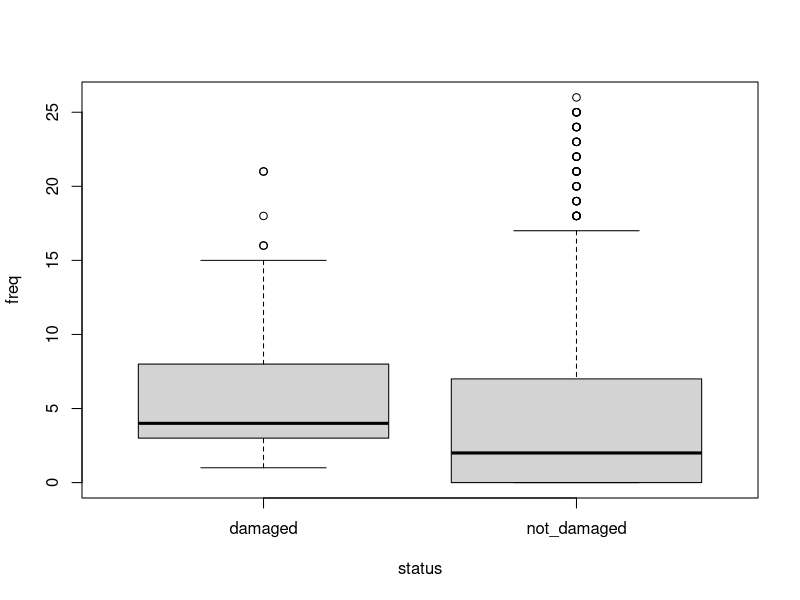

Write the R code that produced this figure. (Note: this script raises an error after producing the figure.)
rm(list = ls())


# libraries
library("glmmTMB")
library("dplyr")
library("car")

df <- read.table("fire-PNQC/fire-DF.txt",
                 head = T,
                 sep=",")
head(df)

# Status is not applicable to covers values
df$status <- ifelse(df$spp_lichens %in% c("lichen_cov", "moss_cov", "rock_cov"), 
                    NA, 
                    df$status)
summary(df)

# I need to get the sun exposition, which is the angle in which the sun impact the microsite:
df$exp <- 180 - (df$E + df$W)
summary(df$exp)

head(df)

# Filter out the cover levels from spp_lichens, not important for richnness
df <- df %>%
  filter(!spp_lichens %in% c("lichen_cov", "moss_cov", "rock_cov"))

df <- df %>%
  filter(!status %in% c("zero"))

head(df)
df <- df %>%
  mutate(status = case_when(
    status %in% c("burned", "damaged") ~ "damaged",
    status %in% c("not_burned", "not_damaged") ~ "not_damaged",
    TRUE ~ status  # Keeps "zero" and any other values as they are
  ))
levels(as.factor(df$status))

# Exploring full lichen data 
head(df)
boxplot(freq ~ status, data=df)
bwplot(freq ~ status|zone, data=df)

xyplot(freq ~ exp|status, data=df)
xyplot(freq ~ pend|status, data=df)

df <- df %>%
  mutate(pend_c = cut(pend,
                      breaks = c(-Inf, 20, 44, 90),
                      labels = c("flat", "mid", "vert"),
                      include.lowest = TRUE))

plot(freq ~ pend_c, data=df)
bwplot(freq ~ status|pend_c, data=df)

# Convert aspect degrees to ORNS index, -1 = NORTH, 1 = SOUTH

df$ORNS <- cos(df$or_R*pi/180)*-1

plot(freq ~ ORNS, data = df, xlab="ORNS -1=NORTH, 1=SOUTH")

# Create categories for north and south

df <- df %>%
  mutate(or = cut(ORNS,
                  breaks = c(-Inf, 0, Inf),  # Need 3 break points for 2 intervals
                  labels = c("north", "south"),
                  right = FALSE))  # [lower, upper) interval

plot(freq ~ or, data = df)
bwplot(freq ~ status|or, data = df) # aspect does not seems to be relevant

boxplot(freq ~ spp_lichens, data = df)
bwplot(freq ~ spp_lichens|status, data = df) # very hard to see patterns, I believe that using growth forms should be interesting

# Maybe using only Usnea??

df_usn <- df %>%
  filter(spp_lichens=="Usn_amb")

boxplot(freq ~ status, data=df_usn)
bwplot(freq ~ status|zone, data=df_usn, main="Usnea frequency")

bwplot(freq ~ status|pend_c, data=df_usn, main="Usnea frequency")

bwplot(freq ~ status|or, data=df_usn, main="Usnea frequency")

boxplot(freq ~ zone, data = df_usn)

# let's try a model with Usnea data

# Model 1: Beta with interactions

# First, convert to proportion (0-1 scale)
df_usn$freq_prop <- df_usn$freq/25 # Assuming max is 25
  
df_usn$freq_prop[df_usn$freq_prop==1] <- 0.999
df_usn$freq_prop[df_usn$freq_prop==0] <- 0.001

summary(df_usn$freq_prop)

# Beta regression (values must be >0 and <1)
# If you have exact 0s or 1s, use zero/one-inflated beta

fit_usn_beta <- glmmTMB(
  freq_prop ~ status + or + pend_c + (1|zone), # Something's wrong with the random effect
  data = df_usn,
  family = beta_family()
)
summary(fit_usn_beta)
Anova(fit_usn_beta)

fit_usn <- lm(freq ~ status*or + status*pend_c, data = df_usn)
summary(fit_usn)
anova(fit_usn)
plot(fit_usn)

########################### RICHNESS #########################

# Calculate richness
# Calculate species richness per rock per grid

#richness_df <- df %>%
#  filter(freq > 0) %>%  # Only include species that were actually observed
#  group_by(nro, grid) %>%
#  summarise(richness = n_distinct(spp_lichens), .groups = "drop")

#head(richness_df)

richness_full <- df %>%
  filter(freq > 0) %>%
  group_by(nro, grid, or_R, pend, E, W, status, zone, obs, exp) %>%
  summarise(richness = n_distinct(spp_lichens), .groups = "drop")

windows()

boxplot(richness ~ status, data = richness_full) # problem with status

levels(as.factor(richness_full$status)) # lets solve this combining levels

richness_full <- richness_full %>%
  mutate(status = case_when(
    status %in% c("burned", "damaged") ~ "damaged",
    status %in% c("not_burned", "not_damaged") ~ "not_damaged",
    TRUE ~ status  # Keeps "zero" and any other values as they are
  ))

levels(as.factor(richness_full$status))

# Quick check
library(lattice)

bwplot(richness ~ grid|nro, data = richness_full) # grids tend to be coherent along rocks

boxplot(richness ~ nro, data = richness_full) # in general richness of grids are "stable" within rocks

# are status and zone coherent with each other?

bwplot(richness ~ status|zone, data = richness_full)
# it seems that the damage was higher in not burned sites, 
#showing that lichens are highly sensitive to fire even if the fire did not
#burned those sites

xyplot(richness ~ pend|status, data = richness_full) # most of the damaged thalli is on vertical rocks

xyplot(richness ~ exp|status, data = richness_full)

bwplot(richness ~ status|zone, data = richness_full)

# are they differences between damaged and not damaged thalli in the zones?

fit1 <- lm(richness ~ status*zone, data = richness_full)
summary(fit1)
anova(fit1) # it seems that zone makes no difference in damage

fit1.1 <- lm(richness ~ status+zone, data = richness_full)
summary(fit1.1)
anova(fit1.1) # it seems that zone makes no difference in damage
plot(fit1.1) # let's try to improve this

library("glmmTMB")

fit2 <- glmmTMB(richness ~ status * zone + (1|nro/grid), 
                data = richness_full,
                family = poisson) # let's continue with this later

###############################################

head(richness_full)

richness_full <- richness_full %>%
  mutate(pend_c = cut(pend,
                      breaks = c(-Inf, 20, 44, 90),
                      labels = c("flat", "mid", "vert"),
                      include.lowest = TRUE))


boxplot(richness ~ pend, data = richness_full)
boxplot(richness ~ pend_c, data = richness_full)

xyplot(richness ~ pend|zone, data = richness_full)
bwplot(richness ~ pend_c|zone, data = richness_full)

# Convert aspect degrees to ORNS index, -1 = NORTH, 1 = SOUTH

richness_full$or_R
richness_full$or_R*pi/180

richness_full$ORNS <- cos(richness_full$or_R*pi/180)*-1

plot(richness ~ ORNS, data = richness_full, xlab="ORNS -1=NORTH, 1=SOUTH")

# Create categories for north and south

richness_full <- richness_full %>%
  mutate(or = cut(ORNS,
                  breaks = c(-Inf, 0, Inf),  # Need 3 break points for 2 intervals
                  labels = c("north", "south"),
                  right = FALSE))  # [lower, upper) interval

plot(richness ~ or, data = richness_full)
bwplot(richness ~ status|or, data = richness_full)

# Let's get back to the models, but first, I realized that I need to analyze the full data to see damage to individual level
